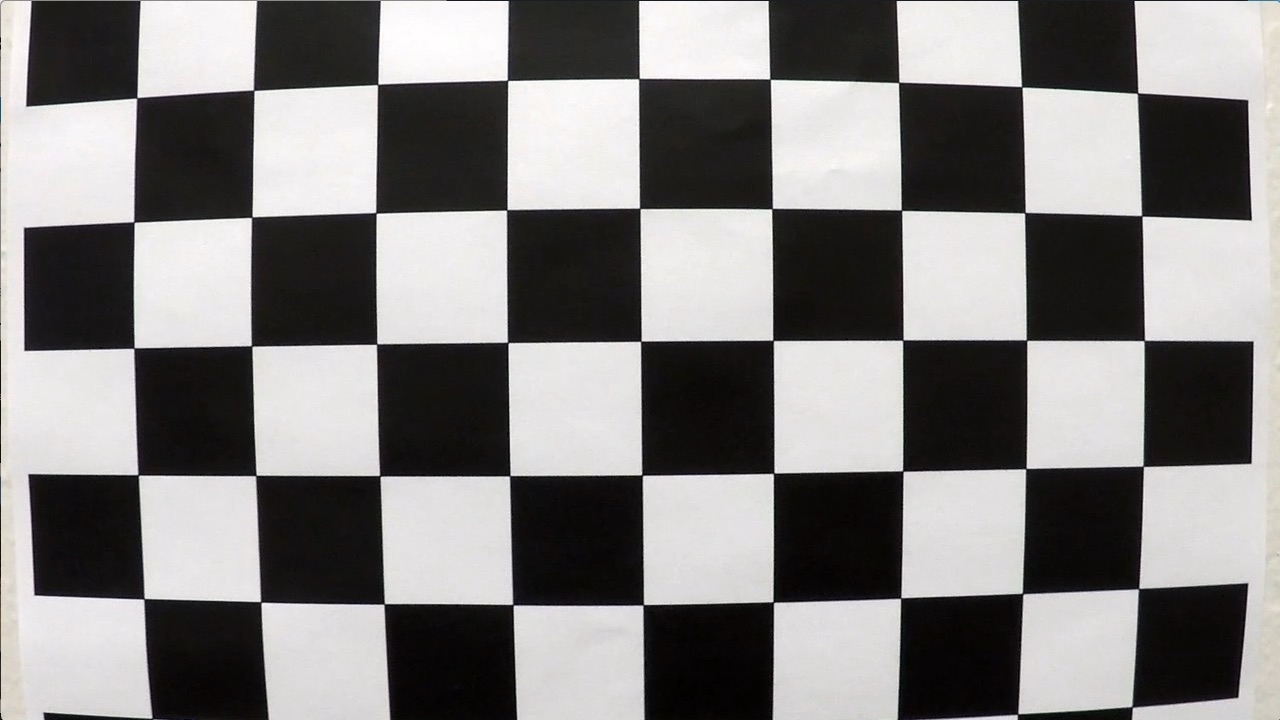
#> input picture camera_cal/calibration1.jpg, 1280 x 720 px
$ jupyter execute --allow-errors Undistortion_Unwarped_HSL_function_added.ipynb   (shell and % lines are left out)   (older library calls are emulated)
#> lines starting #> are read from the running program, lines starting #| are printed output that depends on the picture; after the words box and inside, x2 and y2 are one past the last pixel; in counts of white or black regions, pixels touching at a corner belong together
[cell 1]
import numpy as np
import cv2
import matplotlib.pyplot as plt
import matplotlib.image as mpimg
import glob


img = mpimg.imread('camera_cal/calibration1.jpg')
#> img is the input picture: shape (720, 1280, 3); mean R, G, B 130.1, 128.4, 127.8
#> `ret, corners = cv2.findChessboardCorners(gray, (9,6), None)`: ret = False; corners = None
plt.imshow(img)
plt.show()

[cell 2]
cal_imgs = glob.glob('camera_cal/calibration*.jpg')
print('# of images used for camera calibration:', len(cal_imgs))
print('\nSamples of images used for calibration:')
"""
for image_path in cal_imgs[:3]:
    print(image_path)
    pic = mpimg.imread(image_path)
    plt.imshow(pic)
    plt.show()
"""

[cell 3]
# Storing the object points and image points for all the images from the image calibration list

objpoints = [] #3D points coordinates representing the true (i.e. undistorted) positions of chessboard corners
imgpoints = [] #2D points coordinates from the chessboard corners in an image

[cell 4]
# Prepare object points. Based on pictures we have a 9x6 chessboard (i.e. number of valid corners)
# Creating an array that will store the (x, y, z) values of each corner
# For example the value of the first corner will be (0, 0, 0)
# Note: since chessboard is flat, the z value of each corner coordinate will always be 0 here

# Creating an initial array with 9x6 = 54 lists each holding 3 values (i.e. x, y, and z values)
objp = np.zeros((9*6,3), np.float32)

# Right now all the lists values in objp are (0, 0, 0) so there are just placeholders.
# We will generate the right coordinate for each list value in objp
objp[:, :2] = np.mgrid[0:9,0:6].T.reshape(-1, 2) # overwrite x, y coordinates with new correct values for each point

[cell 5]
# Loop through all the images in the list of calibrating images
# Find the chessboard corners on each image
corners_9x6 = []
corners_not_found = []
counter = 0

#> (the rest of this cell did not finish here and is left out)

[cell 6]
# Reading a grayscale, distorted image, which we're going to use for final calibration
img = mpimg.imread('camera_cal/calibration2.jpg')
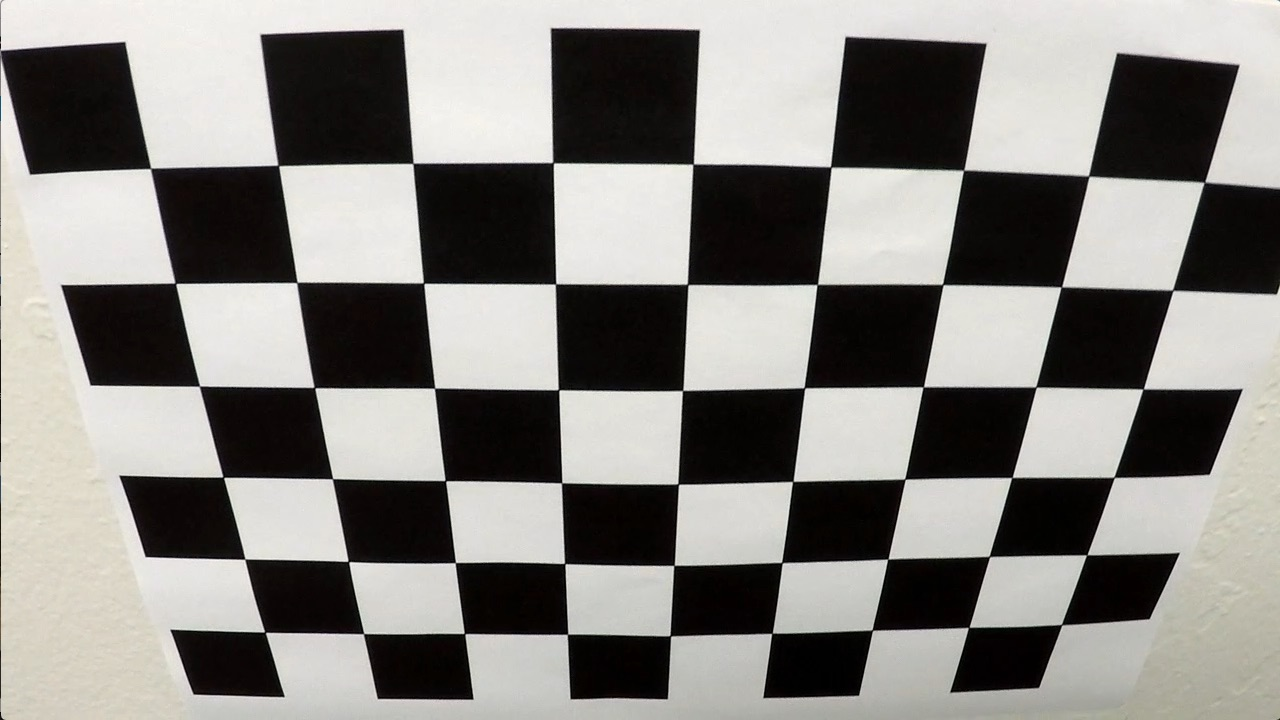
#> input picture camera_cal/calibration2.jpg, 1280 x 720 px
#> img is the input picture: shape (720, 1280, 3); mean R, G, B 134.4, 132.4, 128.5
gray = cv2.cvtColor(img, cv2.COLOR_RGB2GRAY)

#Calibrating the camera using a grayscale image
ret, mtx, dist, rvecs, tvecs = cv2.calibrateCamera(objpoints, imgpoints, gray.shape[::-1], None, None)
#> ret = 0.68; mtx = [[1143.7, 0, 681.7], [0, 1109.2, 367.7], [0, 0, 1]]; dist = [[-0.515, 2.99, -0.00876, 0.00937, 1.41]]; rvecs = ([0.451, -0.252, 0.0361],); tvecs = ([-2.31, -0.422, 19.12],)

def show_undst(image_path):
    # Undistorting an image
#> called with image_path = 'camera_cal/calibration2.jpg'
    img = mpimg.imread(image_path)
    # [6 lines of commented-out code are left out]
    dst = cv2.undistort(img, mtx, dist, None, mtx)

    #plt.imshow(dst)
    #plt.title('Undistorted Image')
    #plt.show()
    return [img, dst]

test = show_undst('camera_cal/calibration2.jpg')
#> test = 2 items

"""
plt.imshow(test[0])
plt.title('Distorted Image')
plt.show()

plt.imshow(test[1])
plt.title('Undistorted Image')
plt.show()
"""

[cell 7]
# Showing two images side by side to show the result of the undistortion
def show_undst_side(image_path):
#> called with image_path = 'camera_cal/calibration1.jpg'
    img = mpimg.imread(image_path)
    #gray = cv2.cvtColor(img, cv2.COLOR_RGB2GRAY)
    dst = cv2.undistort(img, mtx, dist, None, mtx)

    # Creating the figure to display the images
    fig = plt.figure()
    ax1 = fig.add_subplot(1,2,1)
    imgplot = plt.imshow(img)
    ax1.set_title('Distorted Image')

    ax2 = fig.add_subplot(1,2,2)
    imgplot = plt.imshow(dst)
    ax2.set_title('Undistorted Image')

show_undst_side('camera_cal/calibration1.jpg')
show_undst_side('camera_cal/calibration4.jpg')
#> call 2 of show_undst_side, with image_path = 'camera_cal/calibration4.jpg'
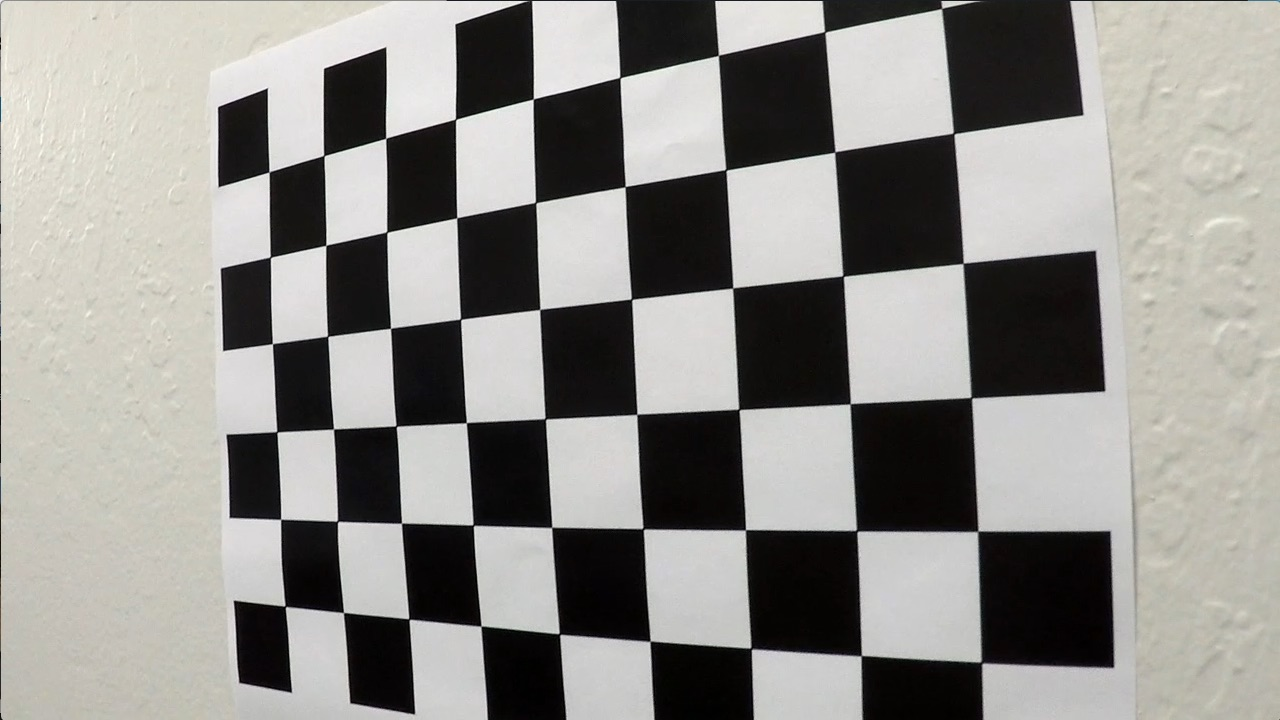
#> input picture camera_cal/calibration4.jpg, 1280 x 720 px
#> in show_undst_side, img is the input picture: shape (720, 1280, 3); mean R, G, B 144.2, 142.7, 138.8

[cell 8]
# Read one of the test images
test = show_undst('test_images/4onBridge.jpg')
#> call 2 of show_undst, with image_path = 'test_images/4onBridge.jpg'
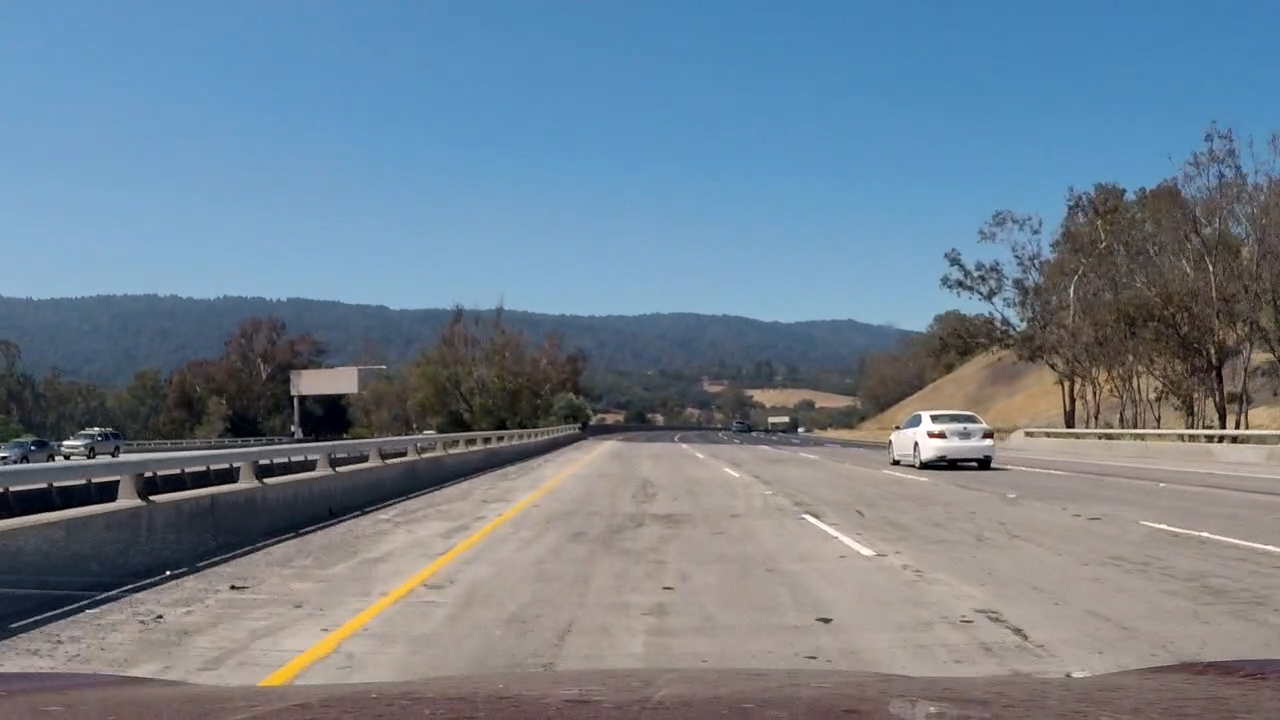
#> input picture test_images/4onBridge.jpg, 1280 x 720 px
#> in show_undst, img is the input picture: shape (720, 1280, 3); mean R, G, B 113, 128.9, 143.3
img = mpimg.imread('test_images/4onBridge.jpg')
img_width = img.shape[1]
#> img_width = 1280
img_height = img.shape[0]
#> img_height = 720

print('road image is of shape ', img.shape)
#| road image is of shape  (720, 1280, 3)
plt.imshow(test[1])
plt.show()

[cell 9]
# xy coordinates of the points that represent a rectangle on a bird's eye view of the road
bt_l_x = 193  # x of bottom-left corner
bt_r_x = 1103  # x of bottom-right corner
top_l_x = bt_l_x+399  # x of top-left corner
top_r_x = bt_r_x-416  # x of top-right corner
bt_y = 716
top_y = 450

[cell 10]
#### Function to warp/unwarp perspective in an image
#### Returns a list with: warped image (i.e. bird's eye view), the warped image unwarped (i.e. perspective reapplied)
def warp(img):
    img_size = (img.shape[1], img.shape[0])
#> img_size = (1280, 720)

    # Coordinates of 4 points on image. These points form a rectangle when unwarped
    src = np.float32(
        [[top_r_x, top_y],
         [bt_r_x, bt_y],
         [bt_l_x, bt_y],
         [top_l_x, top_y]])

    # Coordinates of these 4 points when unwarped
    dst = np.float32(
        [[bt_r_x-150, 0],
         [bt_r_x-150, bt_y],
         [bt_l_x+150, bt_y],
         [bt_l_x+150, 0]])

    # Compute the perspective transform
    M = cv2.getPerspectiveTransform(src, dst)

    # Compute the inverse of perspective transform, by just swapping the dst and src parameters
    Minv = cv2.getPerspectiveTransform(dst, src)

    # Create warped image by using linear interpolation
    warped = cv2.warpPerspective(img, M, img_size, flags=cv2.INTER_LINEAR)
    reverted = cv2.warpPerspective(img, Minv, img_size, flags=cv2.INTER_LINEAR)


    return [warped, reverted]

[cell 11]
# Apply the warp function to our undistorted image
transformed_imgs = warp(test[1])
#> transformed_imgs = 2 items

# Make a copy of the warped image (we don't want to modify the original)
warped_img = transformed_imgs[0].copy()
warped_img_c = transformed_imgs[0].copy()
# Make a copy of the perspective image (we don't want to modify the original)
persp_img = test[1].copy()

[cell 12]
#### visual comparison of the original image (with perspective 'rectangle') and warped image (bird's eye view)
def compare_imgs(undistored_img, bird_view_img):

    f, (ax1, ax2) = plt.subplots(1,2, figsize=(20,10))

    ax1.set_title('Original image')
    # Draw a red polygon following the lane perspective
    pts = np.array([[bt_l_x,bt_y],[top_l_x,top_y],[top_r_x,top_y],[bt_r_x,bt_y]], np.int32)
    pts = pts.reshape((-1,1,2))
    cv2.polylines(undistored_img,[pts],True,(255,0,0),4)
    ax1.imshow(undistored_img)

    ax2.set_title('Warped image')
    # Draw a red polygon showing parallel lines
    real_pts = np.array([[bt_l_x+150,bt_y],[bt_l_x+150,0],[bt_r_x-150,0],[bt_r_x-150,bt_y]], np.int32)
    #real_pts = np.array([[bt_l_x+150,670],[bt_l_x+150,720],[bt_l_x+220,720],[bt_l_x+220,670]], np.int32)
    #real_pts = real_pts.reshape((-1,1,2))
    #cv2.polylines(bird_view_img,[real_pts],True,(0,0,255),4)
    cv2.line(bird_view_img, (bt_l_x+150,bt_y), (bt_l_x+150,0), (255, 0, 0), 10)
    cv2.line(bird_view_img, (bt_r_x-150,bt_y), (bt_r_x-150,0), (0, 0, 255), 10)
#> bird_view_img: shape (720, 1280, 3); mean of channels 0, 1, 2 158.5, 145, 139.5
    ax2.imshow(bird_view_img)

[cell 13]
compare_imgs(persp_img, warped_img_c)

[cell 14]
# Revert warped img to original perspective
reverted_imgs = warp(warped_img_c)
#> reverted_imgs = 2 items
revert_back = reverted_imgs[1]
plt.imshow(revert_back)
plt.show()

[cell 15]
#### Visual comparison of warped images
def compare_three_imgs(w_img1, w_img2, w_img3):
    f, (ax1, ax2, ax3) = plt.subplots(1,3, figsize=(20,10))

    ax1.set_title('Original warped image')
    ax1.imshow(w_img1)

    ax2.set_title('Image copy with rectangle')
    ax2.imshow(w_img2)

    ax3.set_title('Copy of original warped image')
    ax3.imshow(w_img3)


#plt.imshow(warped_img)

[cell 16]
compare_three_imgs(transformed_imgs[0], warped_img_c, warped_img)

[cell 17]
def absolute_sobel(img, orient='x', thresh_min=20, thresh_max=100):
    # Convert image to grayscale
#> called with orient = 'x', thresh_min = 20, thresh_max = 100
    gray = cv2.cvtColor(warped_img, cv2.COLOR_RGB2GRAY)
    # Apply cv2.Sobel()
    if orient == 'x':
        sobel = cv2.Sobel(gray, cv2.CV_64F, 1, 0)
    elif orient == 'y':
        sobel = cv2.Sobel(gray, cv2.CV_64F, 0, 1)
    # Take the absolute value of the output from cv2.Sobel()
    abs_sobel = np.absolute(sobel)
    # Scale the result to an 8-bit range (0-255)
    scaled_sobel = np.uint8(255*abs_sobel/np.max(abs_sobel))

    return scaled_sobel

[cell 18]
#### Converting an image to HLS color space, because Hue is helpful to catch yellow lanes
#### while Lightness and Saturation are helpful to find both lanes
def apply_hls(img):
    hls = cv2.cvtColor(img, cv2.COLOR_RGB2HLS)
#> hls: shape (720, 1280, 3); mean of channels 0, 1, 2 20.1, 150, 31.3
    hue_img = hls[:,:,0]
    light_img = hls[:,:,1]
    sat_img = hls[:,:,2]

    return (hue_img, light_img, sat_img)

[cell 19]
#### Converting an image to a binary showing only the pixels whose value was within a threshold
def to_binary(img, min_thresh, max_thresh):
    binary = np.zeros_like(img)
    binary[(img >= thresh_min) & (img <= thresh_max)] = 1
    # Create binary_output
    return binary

[cell 20]
see = absolute_sobel(warped_img)

[cell 21]
plt.title('Sobel Image')
plt.imshow(see, cmap='gray')

[cell 22]
# Converting a hue image to a binary showing only the pixels whose value was within a threshold
def hue_binary(hue_image):
    huebinary = np.zeros_like(hue_image)
#> huebinary: shape (720, 1280); every value is 0
    # Retain the points with hue close to Yellow
    huebinary[(hue_image >= 37) & (hue_image <= 50)] = 1
#> huebinary: shape (720, 1280); values 0 (black) and 1 (white), 0.01% white in thin lines or dots, all inside (x1, y1, x2, y2) = (91, 192, 120, 325)
    return huebinary

[cell 23]
applied_hueb = hue_binary(apply_hls(warped_img)[0])
plt.title('Binary Hue')
plt.imshow(applied_hueb, cmap = 'gray')

[cell 24]
# Converting a lightness image to a binary showing only the pixels whose value was within a threshold
def lightness_binary(light_image):
    lightbinary = np.zeros_like(light_image)
    # Retain the points with certain brightness level
    lightbinary[(light_image >= 190) & (light_image <= 255)] = 1
    return lightbinary

[cell 25]
limg = apply_hls(warped_img)[1]

plt.title('Lightness Image')
plt.imshow(limg, cmap='gray')
plt.show()

applied_light = lightness_binary(limg)
#> applied_light: shape (720, 1280); values 0 (black) and 1 (white), 1.9% white; 36 white regions (23 under 20 px), largest, box (x1, y1, x2, y2) and area: (345, 0, 405, 230) 6223, (956, 56, 994, 168) 3052, (344, 287, 408, 374) 2969
plt.title('Binary Lightness')
plt.imshow(applied_light, cmap = 'gray')
plt.show()

[cell 26]
limg = apply_hls(warped_img)[2]

plt.title('saturation Image')
plt.imshow(limg, cmap='gray')
plt.show()

#> (the rest of this cell did not finish here and is left out)

plt.title('Binary saturation')
plt.imshow(applied_sat, cmap = 'gray')
plt.show()

[cell 27]
gray = cv2.cvtColor(warped_img, cv2.COLOR_RGB2GRAY)
plt.imshow(gray, cmap='gray')

[cell 28]
# Feed a gray-scale image and apply sobel to find the edges in it
def apply_sobel(gray_img, thresh_min = 20, thresh_max = 100):
    sobelx = cv2.Sobel(gray_img, cv2.CV_64F, 1, 0)
    abs_sobelx = np.absolute(sobelx)
    scaled_sobel = np.uint8(255*abs_sobelx/np.max(abs_sobelx))

    # create an array shape like our picture but whose 'pixel' values are all zero
    sxbinary = np.zeros_like(scaled_sobel)
    # Give a pixel a value of 1 if the actual pixel value is between the min and max thresholds
    sxbinary[(scaled_sobel >= thresh_min) & (scaled_sobel <= thresh_max)] = 1

    # [5 lines of commented-out code are left out]
    return sxbinary

[cell 29]
sobel_img = apply_sobel(gray)
#> sobel_img: shape (720, 1280); values 0 (black) and 1 (white), 1.8% white; 648 white regions (573 under 20 px), largest, box (x1, y1, x2, y2) and area: (54, 373, 106, 670) 4154, (17, 543, 68, 663) 2183, (976, 536, 998, 625) 788
plt.title('Sobelx Image')
plt.imshow(sobel_img, cmap='gray')

[cell 30]
# Revert warped img to original
reverted_imgs = warp(sobel_img)
#> in warp (call 3), `warped = cv2.warpPerspective(img, M, img_size, flags=cv2.INTER_LINEAR)`: warped: shape (720, 1280); values 0 (black) and 1 (white), 0.59% white; 340 white regions (323 under 20 px), largest, box (x1, y1, x2, y2) and area: (971, 587, 1253, 679) 1281, (579, 383, 599, 453) 807, (1044, 601, 1186, 650) 558
#> in warp (call 3), `reverted = cv2.warpPerspective(img, Minv, img_size, flags=cv2.INTER_LI..`:
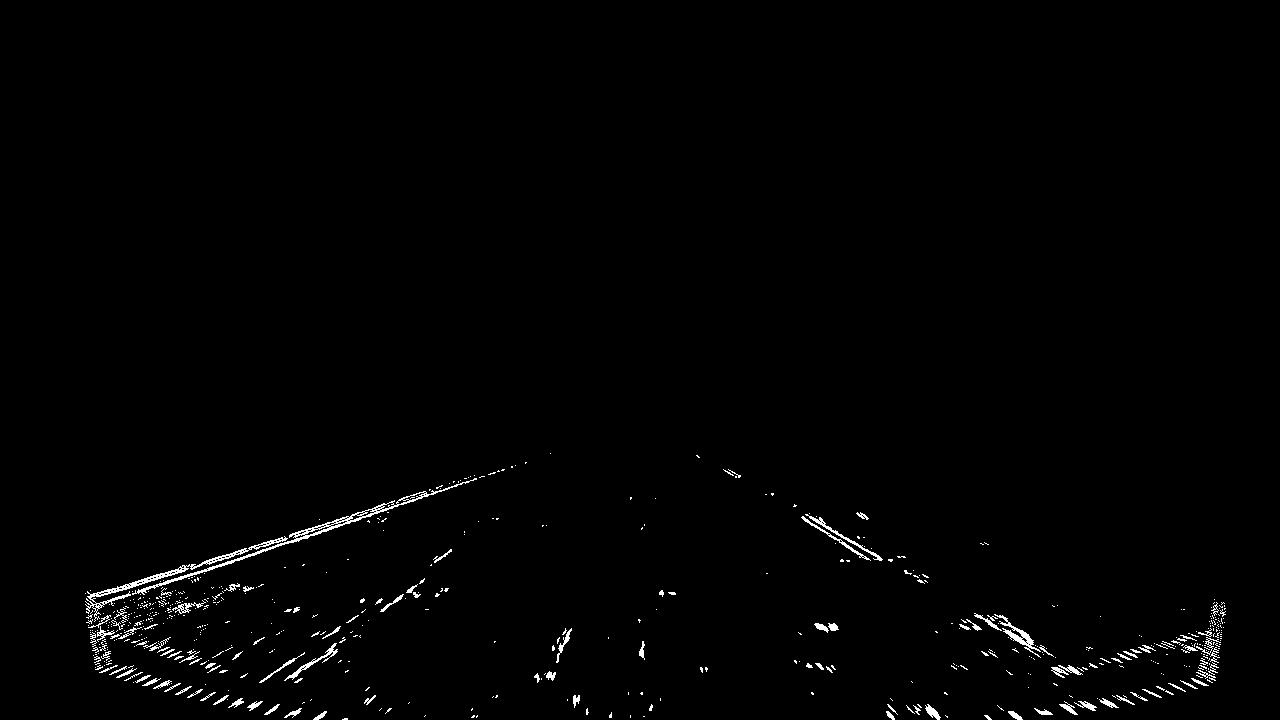
#> reverted: shape (720, 1280); values 0 (black) and 1 (white), 1.1% white in thin lines or dots, all inside (x1, y1, x2, y2) = (85, 453, 1226, 720)
